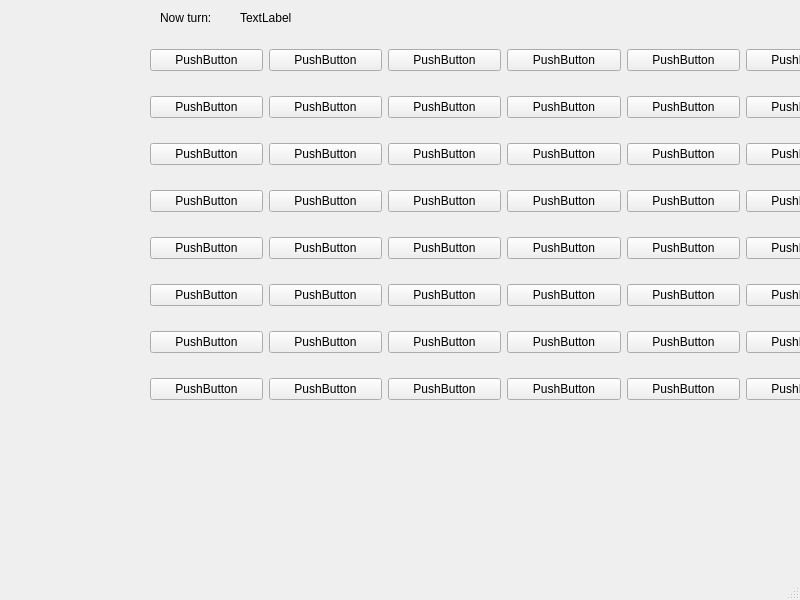
<?xml version="1.0" encoding="UTF-8"?>
<ui version="4.0">
 <class>ChessGame</class>
 <widget class="QMainWindow" name="ChessGame">
  <property name="geometry">
   <rect>
    <x>0</x>
    <y>0</y>
    <width>800</width>
    <height>600</height>
   </rect>
  </property>
  <property name="windowTitle">
   <string>ChessGame</string>
  </property>
  <widget class="QWidget" name="centralwidget">
   <widget class="QWidget" name="gridLayoutWidget">
    <property name="geometry">
     <rect>
      <x>150</x>
      <y>30</y>
      <width>947</width>
      <height>391</height>
     </rect>
    </property>
    <layout class="QGridLayout" name="gridLayout">
     <item row="1" column="0">
      <widget class="QPushButton" name="field_10">
       <property name="text">
        <string>PushButton</string>
       </property>
      </widget>
     </item>
     <item row="4" column="7">
      <widget class="QPushButton" name="field_47">
       <property name="text">
        <string>PushButton</string>
       </property>
      </widget>
     </item>
     <item row="4" column="0">
      <widget class="QPushButton" name="field_40">
       <property name="text">
        <string>PushButton</string>
       </property>
      </widget>
     </item>
     <item row="1" column="6">
      <widget class="QPushButton" name="field_16">
       <property name="text">
        <string>PushButton</string>
       </property>
      </widget>
     </item>
     <item row="1" column="1">
      <widget class="QPushButton" name="field_11">
       <property name="text">
        <string>PushButton</string>
       </property>
      </widget>
     </item>
     <item row="6" column="3">
      <widget class="QPushButton" name="field_63">
       <property name="text">
        <string>PushButton</string>
       </property>
      </widget>
     </item>
     <item row="0" column="6">
      <widget class="QPushButton" name="field_06">
       <property name="text">
        <string>PushButton</string>
       </property>
      </widget>
     </item>
     <item row="1" column="3">
      <widget class="QPushButton" name="field_13">
       <property name="text">
        <string>PushButton</string>
       </property>
      </widget>
     </item>
     <item row="0" column="5">
      <widget class="QPushButton" name="field_05">
       <property name="text">
        <string>PushButton</string>
       </property>
      </widget>
     </item>
     <item row="0" column="0">
      <widget class="QPushButton" name="field_00">
       <property name="autoFillBackground">
        <bool>true</bool>
       </property>
       <property name="styleSheet">
        <string notr="true"/>
       </property>
       <property name="text">
        <string>PushButton</string>
       </property>
      </widget>
     </item>
     <item row="3" column="6">
      <widget class="QPushButton" name="field_36">
       <property name="text">
        <string>PushButton</string>
       </property>
      </widget>
     </item>
     <item row="5" column="2">
      <widget class="QPushButton" name="field_52">
       <property name="text">
        <string>PushButton</string>
       </property>
      </widget>
     </item>
     <item row="6" column="1">
      <widget class="QPushButton" name="field_61">
       <property name="text">
        <string>PushButton</string>
       </property>
      </widget>
     </item>
     <item row="2" column="3">
      <widget class="QPushButton" name="field_23">
       <property name="text">
        <string>PushButton</string>
       </property>
      </widget>
     </item>
     <item row="3" column="0">
      <widget class="QPushButton" name="field_30">
       <property name="text">
        <string>PushButton</string>
       </property>
      </widget>
     </item>
     <item row="0" column="4">
      <widget class="QPushButton" name="field_04">
       <property name="text">
        <string>PushButton</string>
       </property>
      </widget>
     </item>
     <item row="7" column="5">
      <widget class="QPushButton" name="field_75">
       <property name="text">
        <string>PushButton</string>
       </property>
      </widget>
     </item>
     <item row="6" column="4">
      <widget class="QPushButton" name="field_64">
       <property name="text">
        <string>PushButton</string>
       </property>
      </widget>
     </item>
     <item row="7" column="7">
      <widget class="QPushButton" name="field_77">
       <property name="text">
        <string>PushButton</string>
       </property>
      </widget>
     </item>
     <item row="4" column="2">
      <widget class="QPushButton" name="field_42">
       <property name="text">
        <string>PushButton</string>
       </property>
      </widget>
     </item>
     <item row="0" column="7">
      <widget class="QPushButton" name="field_07">
       <property name="text">
        <string>PushButton</string>
       </property>
      </widget>
     </item>
     <item row="7" column="1">
      <widget class="QPushButton" name="field_71">
       <property name="text">
        <string>PushButton</string>
       </property>
      </widget>
     </item>
     <item row="3" column="5">
      <widget class="QPushButton" name="field_35">
       <property name="text">
        <string>PushButton</string>
       </property>
      </widget>
     </item>
     <item row="7" column="3">
      <widget class="QPushButton" name="field_73">
       <property name="text">
        <string>PushButton</string>
       </property>
      </widget>
     </item>
     <item row="1" column="4">
      <widget class="QPushButton" name="field_14">
       <property name="text">
        <string>PushButton</string>
       </property>
      </widget>
     </item>
     <item row="3" column="2">
      <widget class="QPushButton" name="field_32">
       <property name="text">
        <string>PushButton</string>
       </property>
      </widget>
     </item>
     <item row="7" column="6">
      <widget class="QPushButton" name="field_76">
       <property name="text">
        <string>PushButton</string>
       </property>
      </widget>
     </item>
     <item row="7" column="0">
      <widget class="QPushButton" name="field_70">
       <property name="text">
        <string>PushButton</string>
       </property>
      </widget>
     </item>
     <item row="1" column="7">
      <widget class="QPushButton" name="field_17">
       <property name="text">
        <string>PushButton</string>
       </property>
      </widget>
     </item>
     <item row="5" column="1">
      <widget class="QPushButton" name="field_51">
       <property name="text">
        <string>PushButton</string>
       </property>
      </widget>
     </item>
     <item row="6" column="2">
      <widget class="QPushButton" name="field_62">
       <property name="text">
        <string>PushButton</string>
       </property>
      </widget>
     </item>
     <item row="1" column="5">
      <widget class="QPushButton" name="field_15">
       <property name="text">
        <string>PushButton</string>
       </property>
      </widget>
     </item>
     <item row="0" column="1">
      <widget class="QPushButton" name="field_01">
       <property name="text">
        <string>PushButton</string>
       </property>
      </widget>
     </item>
     <item row="2" column="2">
      <widget class="QPushButton" name="field_22">
       <property name="text">
        <string>PushButton</string>
       </property>
      </widget>
     </item>
     <item row="0" column="3">
      <widget class="QPushButton" name="field_03">
       <property name="text">
        <string>PushButton</string>
       </property>
      </widget>
     </item>
     <item row="2" column="7">
      <widget class="QPushButton" name="field_27">
       <property name="text">
        <string>PushButton</string>
       </property>
      </widget>
     </item>
     <item row="5" column="4">
      <widget class="QPushButton" name="field_54">
       <property name="text">
        <string>PushButton</string>
       </property>
      </widget>
     </item>
     <item row="1" column="2">
      <widget class="QPushButton" name="field_12">
       <property name="text">
        <string>PushButton</string>
       </property>
      </widget>
     </item>
     <item row="2" column="4">
      <widget class="QPushButton" name="field_24">
       <property name="text">
        <string>PushButton</string>
       </property>
      </widget>
     </item>
     <item row="4" column="6">
      <widget class="QPushButton" name="field_46">
       <property name="text">
        <string>PushButton</string>
       </property>
      </widget>
     </item>
     <item row="6" column="6">
      <widget class="QPushButton" name="field_66">
       <property name="text">
        <string>PushButton</string>
       </property>
      </widget>
     </item>
     <item row="4" column="3">
      <widget class="QPushButton" name="field_43">
       <property name="text">
        <string>PushButton</string>
       </property>
      </widget>
     </item>
     <item row="7" column="4">
      <widget class="QPushButton" name="field_74">
       <property name="text">
        <string>PushButton</string>
       </property>
      </widget>
     </item>
     <item row="6" column="7">
      <widget class="QPushButton" name="field_67">
       <property name="text">
        <string>PushButton</string>
       </property>
      </widget>
     </item>
     <item row="4" column="1">
      <widget class="QPushButton" name="field_41">
       <property name="text">
        <string>PushButton</string>
       </property>
      </widget>
     </item>
     <item row="2" column="1">
      <widget class="QPushButton" name="field_21">
       <property name="sizePolicy">
        <sizepolicy hsizetype="Minimum" vsizetype="Fixed">
         <horstretch>0</horstretch>
         <verstretch>0</verstretch>
        </sizepolicy>
       </property>
       <property name="text">
        <string>PushButton</string>
       </property>
      </widget>
     </item>
     <item row="3" column="1">
      <widget class="QPushButton" name="field_31">
       <property name="text">
        <string>PushButton</string>
       </property>
      </widget>
     </item>
     <item row="5" column="6">
      <widget class="QPushButton" name="field_56">
       <property name="text">
        <string>PushButton</string>
       </property>
      </widget>
     </item>
     <item row="0" column="2">
      <widget class="QPushButton" name="field_02">
       <property name="text">
        <string>PushButton</string>
       </property>
      </widget>
     </item>
     <item row="2" column="0">
      <widget class="QPushButton" name="field_20">
       <property name="text">
        <string>PushButton</string>
       </property>
      </widget>
     </item>
     <item row="4" column="5">
      <widget class="QPushButton" name="field_45">
       <property name="text">
        <string>PushButton</string>
       </property>
      </widget>
     </item>
     <item row="5" column="7">
      <widget class="QPushButton" name="field_57">
       <property name="text">
        <string>PushButton</string>
       </property>
      </widget>
     </item>
     <item row="5" column="3">
      <widget class="QPushButton" name="field_53">
       <property name="text">
        <string>PushButton</string>
       </property>
      </widget>
     </item>
     <item row="2" column="5">
      <widget class="QPushButton" name="field_25">
       <property name="text">
        <string>PushButton</string>
       </property>
      </widget>
     </item>
     <item row="3" column="7">
      <widget class="QPushButton" name="field_37">
       <property name="text">
        <string>PushButton</string>
       </property>
      </widget>
     </item>
     <item row="3" column="3">
      <widget class="QPushButton" name="field_33">
       <property name="text">
        <string>PushButton</string>
       </property>
      </widget>
     </item>
     <item row="7" column="2">
      <widget class="QPushButton" name="field_72">
       <property name="text">
        <string>PushButton</string>
       </property>
      </widget>
     </item>
     <item row="4" column="4">
      <widget class="QPushButton" name="field_44">
       <property name="text">
        <string>PushButton</string>
       </property>
      </widget>
     </item>
     <item row="2" column="6">
      <widget class="QPushButton" name="field_26">
       <property name="text">
        <string>PushButton</string>
       </property>
      </widget>
     </item>
     <item row="5" column="5">
      <widget class="QPushButton" name="field_55">
       <property name="text">
        <string>PushButton</string>
       </property>
      </widget>
     </item>
     <item row="6" column="0">
      <widget class="QPushButton" name="field_60">
       <property name="text">
        <string>PushButton</string>
       </property>
      </widget>
     </item>
     <item row="3" column="4">
      <widget class="QPushButton" name="field_34">
       <property name="text">
        <string>PushButton</string>
       </property>
      </widget>
     </item>
     <item row="5" column="0">
      <widget class="QPushButton" name="field_50">
       <property name="text">
        <string>PushButton</string>
       </property>
      </widget>
     </item>
     <item row="6" column="5">
      <widget class="QPushButton" name="field_65">
       <property name="text">
        <string>PushButton</string>
       </property>
      </widget>
     </item>
    </layout>
   </widget>
   <widget class="QLabel" name="turn">
    <property name="geometry">
     <rect>
      <x>240</x>
      <y>10</y>
      <width>231</width>
      <height>16</height>
     </rect>
    </property>
    <property name="text">
     <string>TextLabel</string>
    </property>
   </widget>
   <widget class="QLabel" name="label">
    <property name="geometry">
     <rect>
      <x>160</x>
      <y>10</y>
      <width>59</width>
      <height>16</height>
     </rect>
    </property>
    <property name="text">
     <string>Now turn:</string>
    </property>
   </widget>
  </widget>
  <widget class="QMenuBar" name="menubar">
   <property name="geometry">
    <rect>
     <x>0</x>
     <y>0</y>
     <width>800</width>
     <height>22</height>
    </rect>
   </property>
  </widget>
  <widget class="QStatusBar" name="statusbar"/>
 </widget>
 <resources/>
 <connections/>
</ui>
